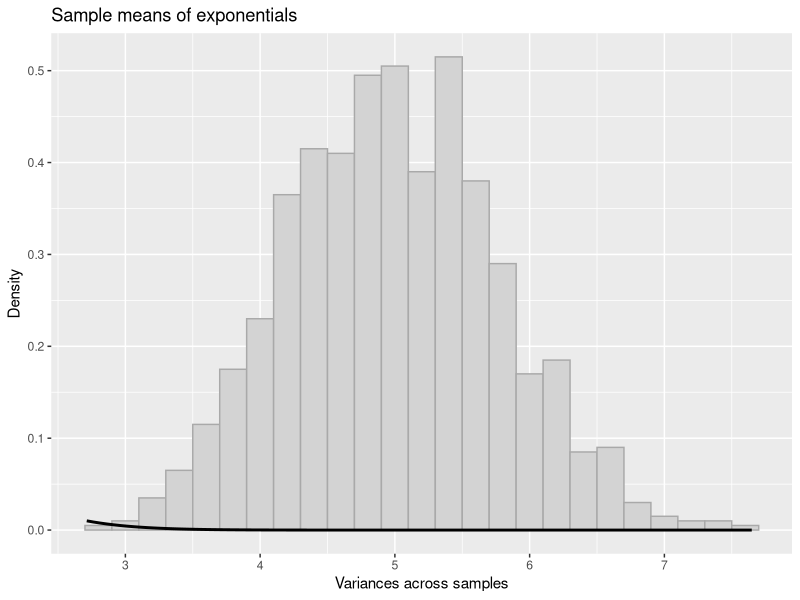
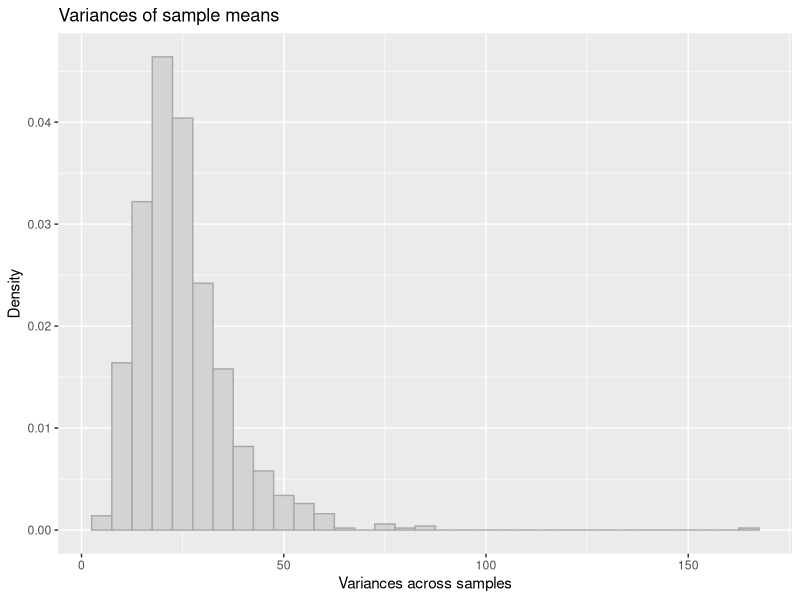
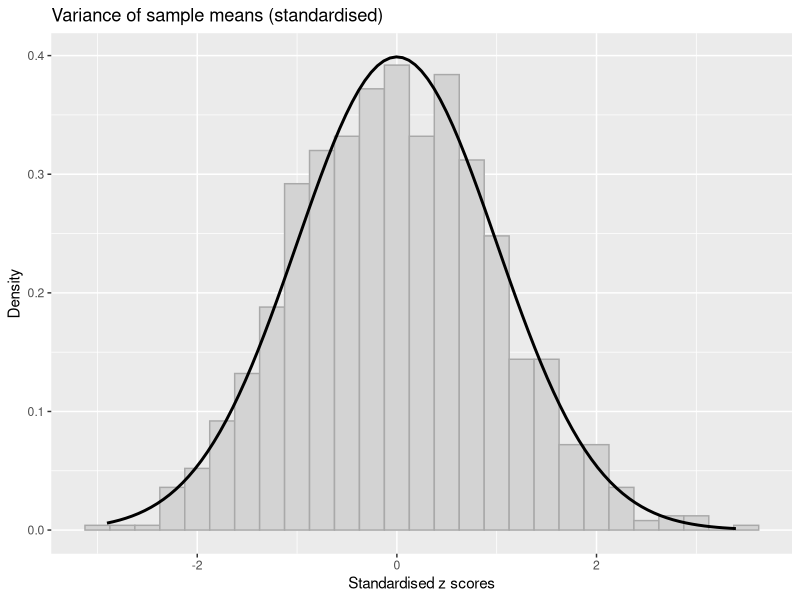

Write the R code that produced these figures, in order.
## ---- chunk 1
knitr::opts_chunk$set(fig.width=4, fig.height=4, fig.path='Figs/',warning=FALSE, message=FALSE)
## ---- chunk 2
library(ggplot2)
## ---- chunk 3
mns = NULL
vars = NULL
for (i in 1 : 1000) {
  sample <- rexp(40,0.2)
  mns = c(mns, mean(sample))
  vars = c(vars,var(sample))
}
## ---- chunk 4
zs = NULL
zs = sapply(mns,function(x) (x-mean(mns))/sd(mns))

## ---- chunk 5
g <- ggplot(data.frame(mns), aes(x = mns))  + 
     geom_histogram(binwidth=.2,fill="lightgray",colour="darkgray",aes(y = ..density..)) +
     stat_function(fun=dnorm, size=1, color='black',arg = list(mean = mean(mns),sd=sd(mns))) +
     xlab("Variances across samples") + ylab("Density") +
     ggtitle("Sample means of exponentials") 
print(g)
## ---- chunk 6
mean(mns)
## ---- chunk 7
mean(vars)
## ---- chunk 8
g <- ggplot(data.frame(vars), aes(x = vars)) +
     geom_histogram(binwidth=5,fill="lightgray",colour="darkgray",aes(y = ..density..)) +
     xlab("Variances across samples") + ylab("Density") +
     ggtitle("Variances of sample means") 
print(g)

## ---- chunk 9
g <- ggplot(data.frame(zs), aes(x = zs))  +
     geom_histogram(binwidth=.25,fill="lightgray",colour="darkgray",aes(y = ..density..)) +
     stat_function(fun=dnorm, size=1, color='black',arg = list(mean = 0,sd=1)) +
     xlab("Standardised z scores") + ylab("Density") +
     ggtitle("Variance of sample means (standardised)") 
print(g)

